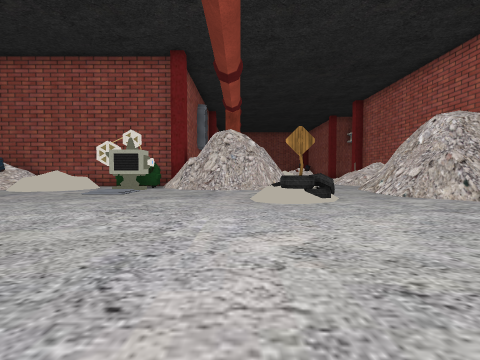
[1] (above)

23 first-person views from a walk through a 3-D level made in the Unity game engine. The camera is 1.2 m above the floor, tilts 2° down and sees 85° across. The floor is counted in squares, 2 m on a side. Each view is taken from the middle of a square. On the plan, view 1 faces up. The plan holds only what a view shows up to about 9 squares ahead; the rest is blank. The place goes on beyond the plan. The player character is not drawn. Some surface patterns are stand-ins.

[2]
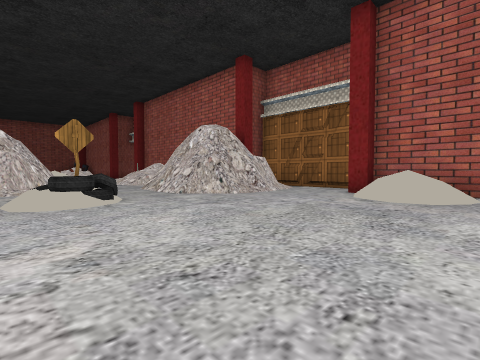

[3]
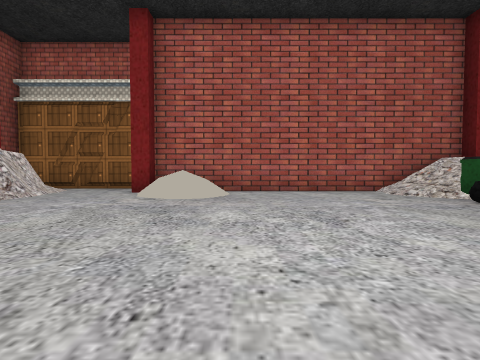

[4]
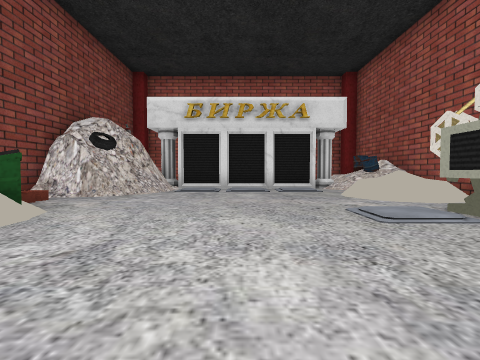

[5]
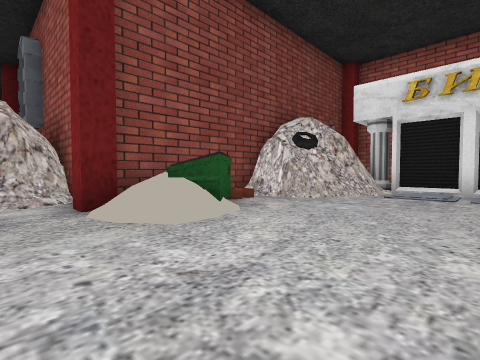

[6]
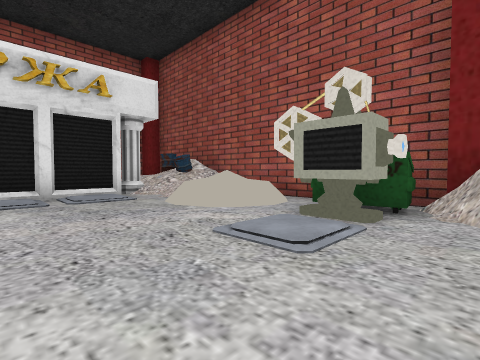

[7]
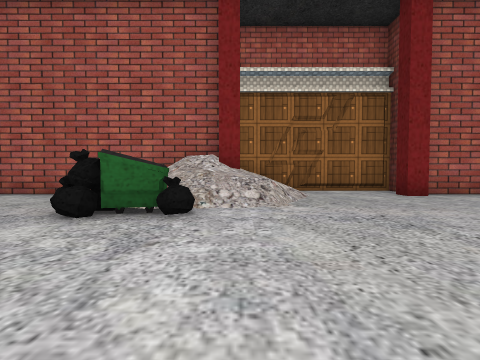

[8]
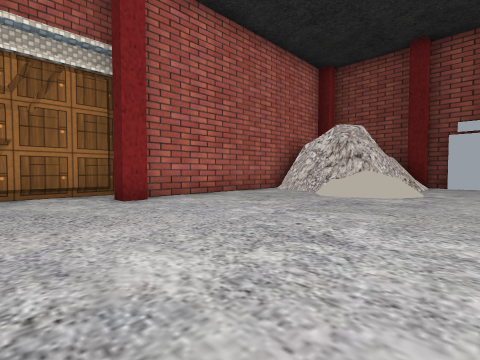

[9]
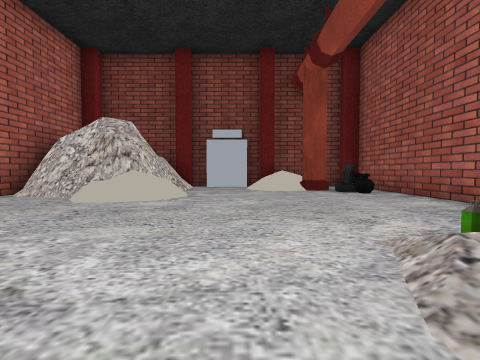

[10]
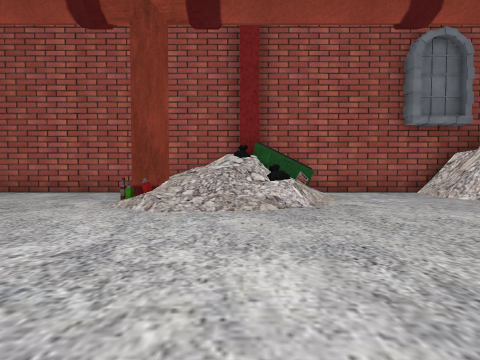

[11]
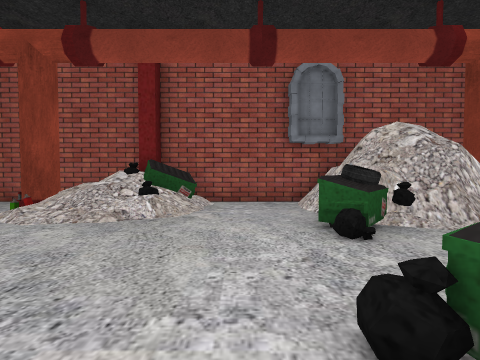

[12]
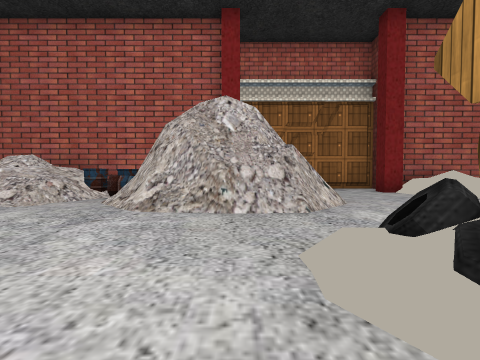

[13]
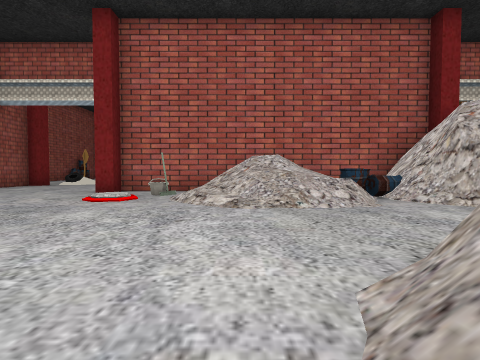

[14]
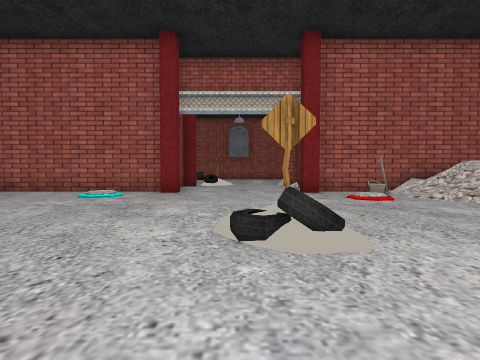

[15]
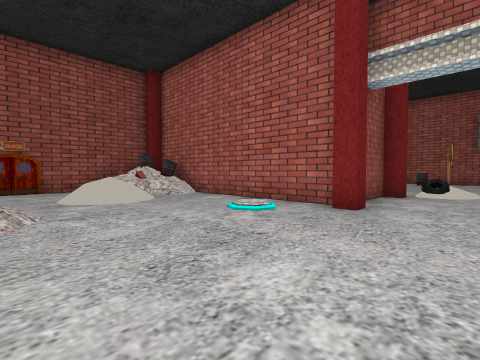

[16]
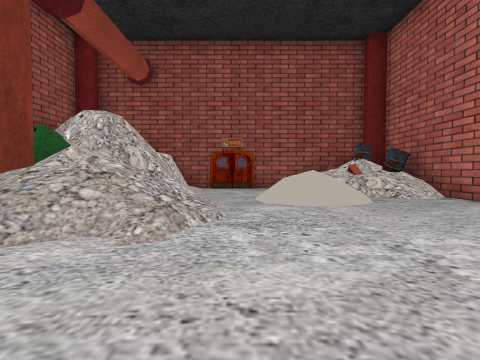

[17]
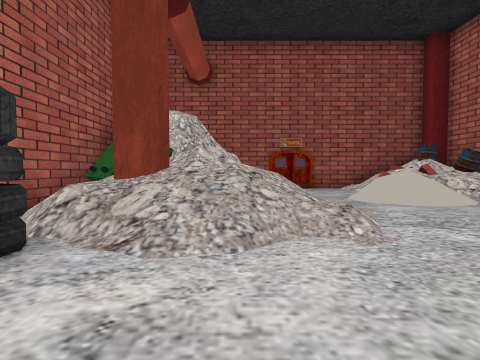

[18]
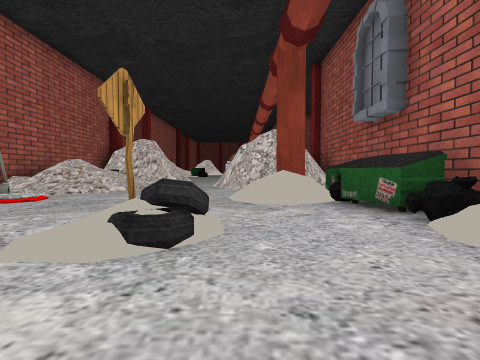

[19]
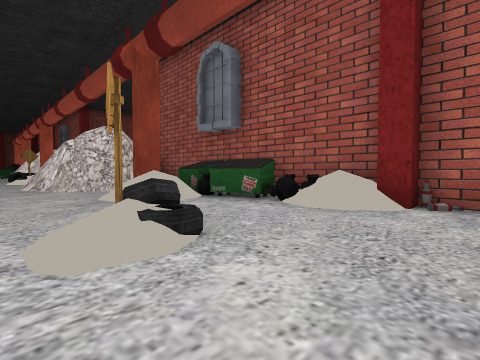

[20]
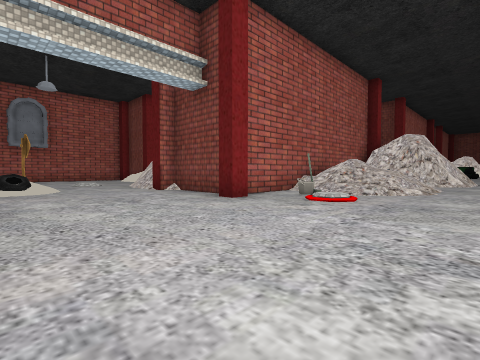

[21]
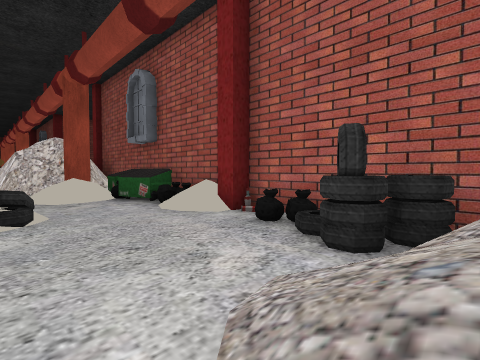

[22]
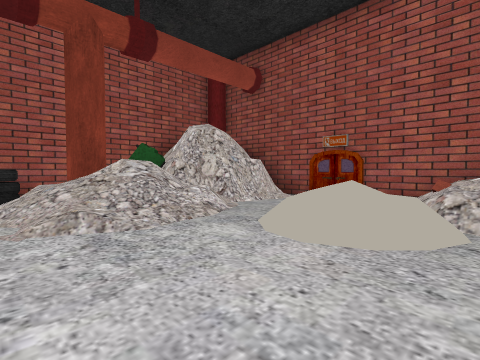

[23]
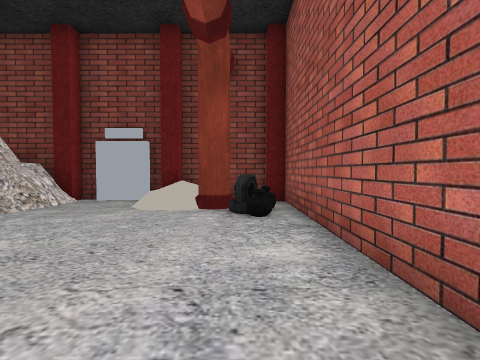

### Floor plan
Key: @ floor where view 1 was taken; # wall or solid block; . main floor; : floor 0.25 m higher than the main floor; / step, stairs or slope; = window, fence, low wall or low ledge; O other object.
Columns run from 10 left of view 1 to 12 right of it. Each row starts with its distance up from view 1.
 30           #########
 29           ##...//O#
 28           ##...//O#
 27         ####/.////#
 26         #O///.//..#
 25         ###//.....#
 24         O##//.....#
 23         OO//..../.#
 22         O.........####
 21         O............#O
 20         O.............O
 19        #//../..........
 18        #OO.OO..........
 17         #O........#..#/
 16         #O//......####
 15         OO /.....O#
 14         #OO....///#
 13         # .....///#
 12         ####...// #
 11  #####  # ##...///#
 10 O////. ## ##....OO#
  9 OO/  /OO####../####
  8  #////OO.=..../##
  7  # ...//......###  #
  6  #/........OO.####/#
  5  #:........O...=#/.#
  4  #:................#
  3  #=...............##
  2  ###/.O//.......//##
  1   ###/O##......./ #
  0    ######.@.......#
 -1         ## .......#
 -2         ####......#
 -3         ####......#
 -4         ###O....//#
 -5         ##/OO.OOO/#
 -6        #.......O//##
 -7        #........///#
 -8        #///.....// #
 -9         OO/........#
-10         # //.......#
-11        #//O/......##
-12        #//O/......#
-13        #..........#
-14        #..........#
-15        #......//..#
-16        #...... ///#
-17        #.O....O####
-18         OOO/..##
-19        #.  /..##
-20         ####O###

Where each view was taken, in squares from view 1:
view 1: 0 up, 0 right, facing up
view 2: 0 up, 0 right, facing up-right
view 3: 0 up, 0 right, facing right
view 4: 5 up, 0 right, facing left
view 5: 5 up, 1 left, facing down-left
view 6: 5 up, 2 left, facing up-left
view 7: 7 down, 1 right, facing right
view 8: 9 down, 2 right, facing down-right
view 9: 10 down, 2 right, facing down
view 10: 10 down, 5 right, facing left
view 11: 7 down, 6 right, facing left
view 12: 7 up, 0 right, facing right
view 13: 13 up, 0 right, facing right
view 14: 19 up, 1 left, facing right
view 15: 19 up, 2 right, facing up-right
view 16: 21 up, 3 right, facing up
view 17: 21 up, 1 right, facing up
view 18: 21 up, 1 right, facing down
view 19: 21 up, 3 right, facing down-left
view 20: 21 up, 3 right, facing down-right
view 21: 24 up, 2 right, facing down-left
view 22: 23 up, 6 right, facing up-left
view 23: 12 down, 1 left, facing down
